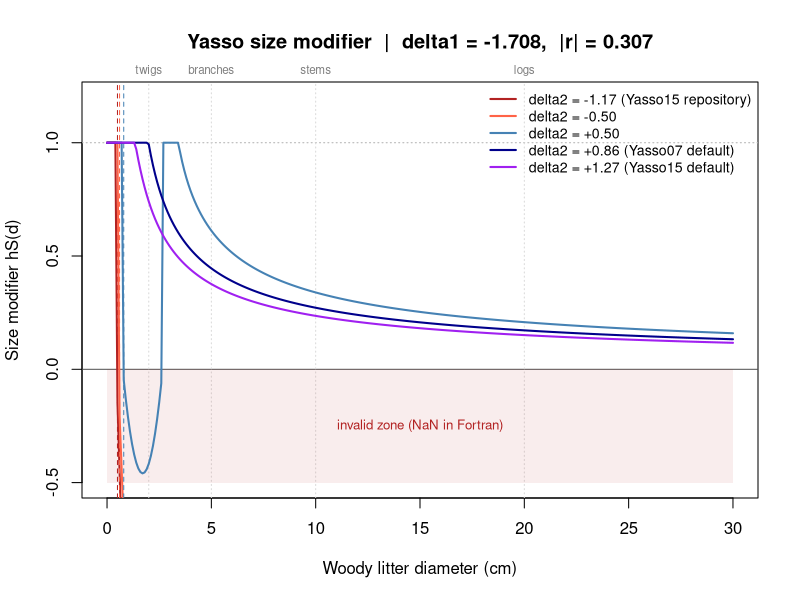

Write R code to recreate this figure.
# Size modifier: hS(d) = MIN(1, (1 + delta1*d + delta2*d^2)^(-|r|))
# Published defaults: delta1=-1.708, r=-0.307
# Diameter range: 0-30 cm (Finnish stumps and coarse woody debris)
d <- seq(0, 30, by = 0.1)

delta1_def <- -1.7084
r_def      <- -0.3068
delta2_vals <- c(-1.17, -0.5, 0.50, 0.86, 1.27)
cols        <- c("firebrick", "tomato", "steelblue", "darkblue", "purple")

size_mod_raw <- function(d, delta1, delta2, r) {
  base <- 1 + delta1 * d + delta2 * d^2
  pmin(1, base^(-abs(r)))   # no NA masking — let it produce NaN naturally
}


plot(NA, xlim = c(0, 30), ylim = c(-0.5, 1.2),
     xlab = "Woody litter diameter (cm)",
     ylab = "Size modifier hS(d)",
     main = sprintf("Yasso size modifier  |  delta1 = %.3f,  |r| = %.3f",
                    delta1_def, abs(r_def)))
abline(h = c(0, 1), lty = c(1, 3), col = c("grey30", "grey70"), lwd = c(1, 1))
abline(v = c(2, 5, 10, 20), lty = 3, col = "grey85")
mtext(c("twigs", "branches", "stems", "logs"),
      at = c(2, 5, 10, 20), side = 3, cex = 0.7, col = "grey50", line = 0.2)

# Shade invalid zone (size_mod < 0)
polygon(c(0, 30, 30, 0), c(0, 0, -0.5, -0.5),
        col = adjustcolor("firebrick", 0.08), border = NA)
text(15, -0.25, "invalid zone (NaN in Fortran)", col = "firebrick", cex = 0.8)

for (i in seq_along(delta2_vals)) {
  d2 <- delta2_vals[i]
  base <- 1 + delta1_def * d + d2 * d^2
  sm   <- pmin(1, ifelse(base > 0, base^(-abs(r_def)), base))  # show raw value when negative
  lines(d, sm, col = cols[i], lwd = 2)
  
  # Mark zero crossing
  if (any(base <= 0)) {
    d_zero <- d[which(base <= 0)[1]]
    abline(v = d_zero, col = cols[i], lty = 2, lwd = 1)
  }
}

legend("topright",
       legend = sprintf("delta2 = %+.2f%s", delta2_vals,
                        ifelse(delta2_vals == 0.86, " (Yasso07 default)",
                               ifelse(delta2_vals == 1.27, " (Yasso15 default)",
                                      ifelse(delta2_vals == -1.17, " (Yasso15 repository)", "")))),
       col = cols, lwd = 2, bty = "n", cex = 0.85)
